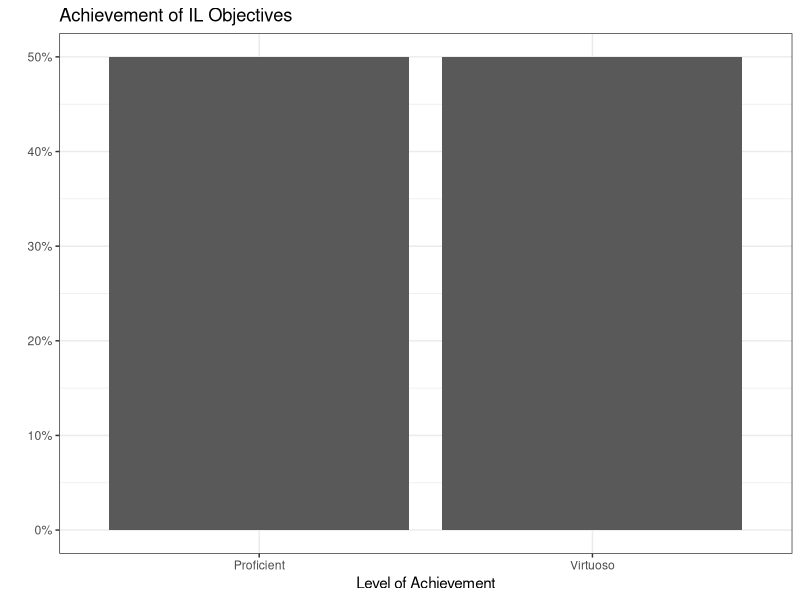
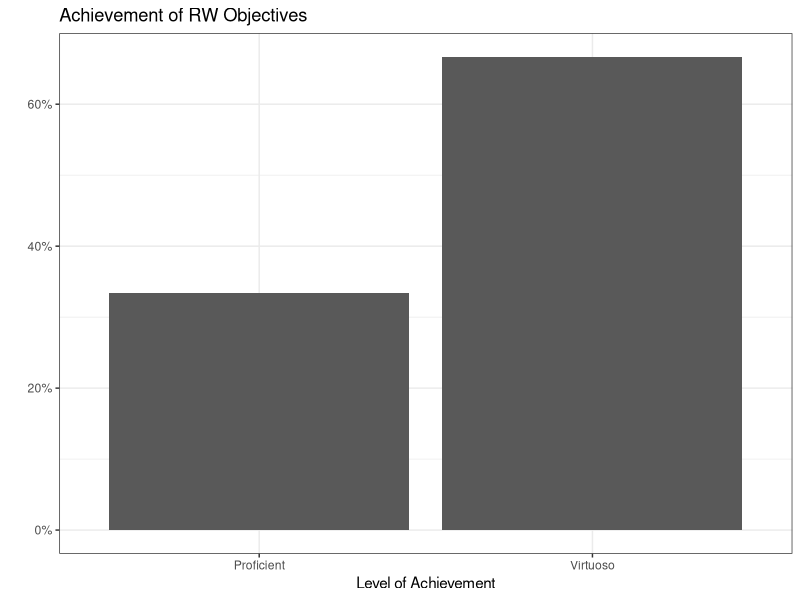
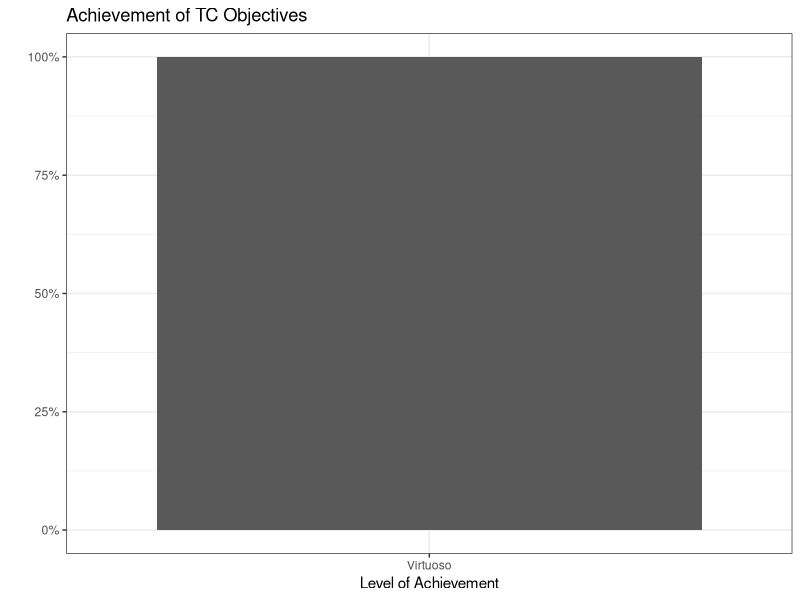
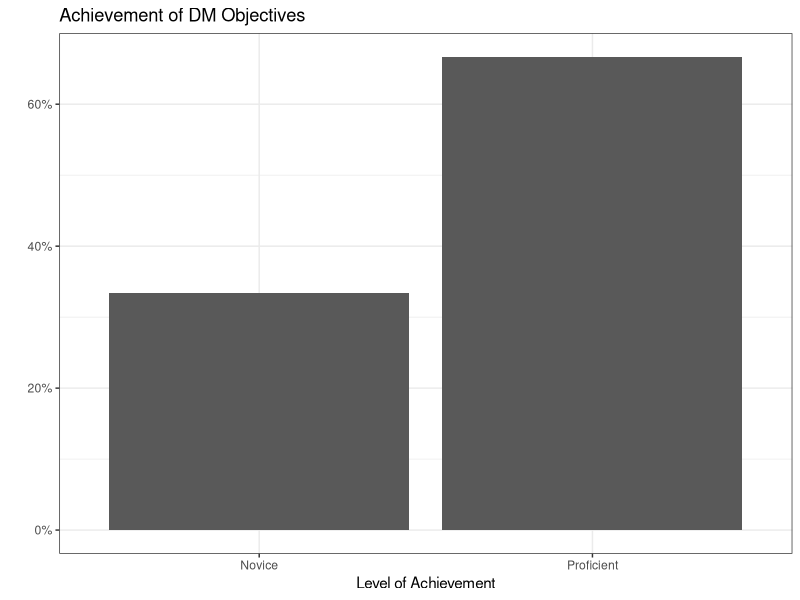
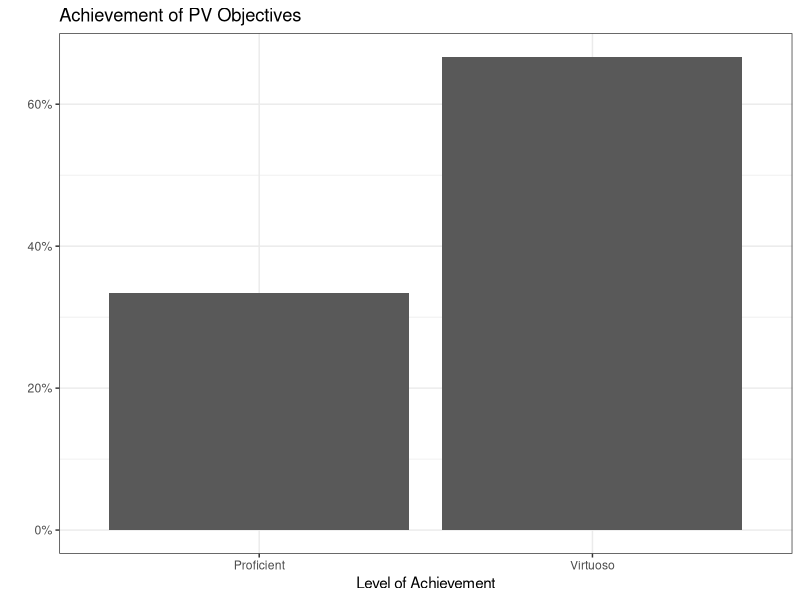
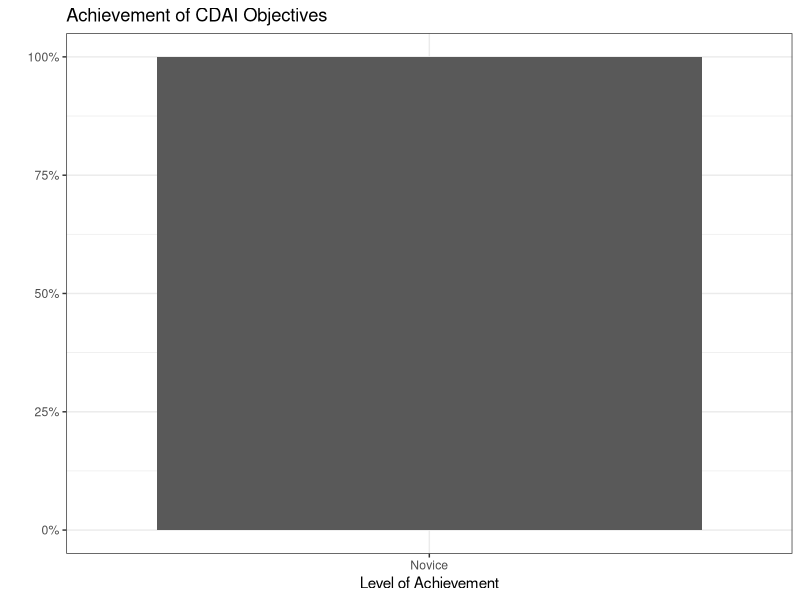
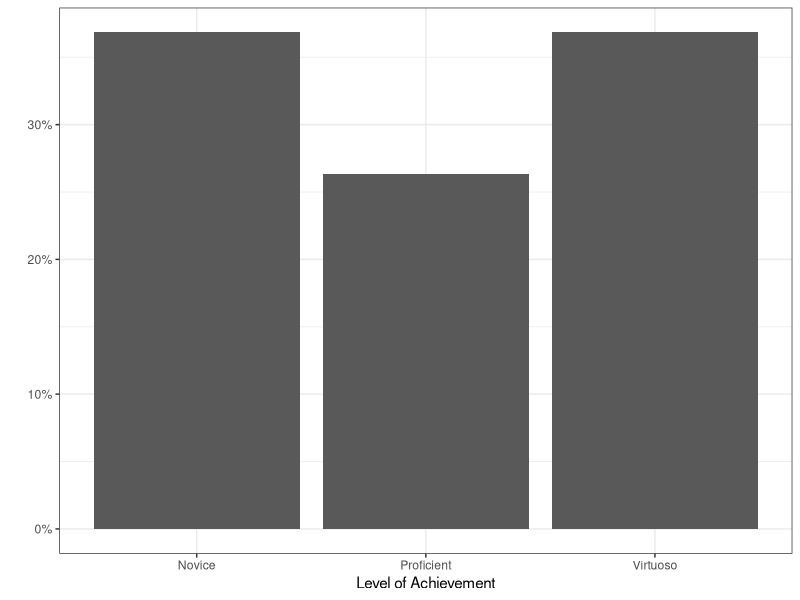

Source code (R) for these figures, in order:
## ---- chunk 1
#| include: false
#| label: packages-portfolio-objectives

library(tidyverse)

portfolio_levels <- tibble(
  Objective = character(), 
  Level = numeric() 
  )

num_to_cat_levels <- function(x){
  case_when(x == 1 ~ "Novice", 
            x == 2 ~ "Proficient",
            x == 3 ~ "Virtuoso")
}
## ---- chunk 2
#| include: false
#| label: IL-1

## Fill in the line below with your self-assigned level for this objective.
## Remember, you have the following levels to choose from:

# 1 = Novice
# 2 = Proficient
# 3 = Virtuoso

my_level <- 2

portfolio_levels <- portfolio_levels %>%
  bind_rows(
    tibble(Objective = "IL-1",
           Level = my_level)
    )
## ---- chunk 3
#| include: false
#| label: IL-2

## Fill in the line below with your self-assigned level for this objective.
my_level <- 3

portfolio_levels <- portfolio_levels %>%
  bind_rows(
    tibble(Objective = "IL-2", 
           Level = my_level)
    )
## ---- chunk 4
#| echo: false
#| label: IL-summary-graph

portfolio_levels %>%
  filter(
    str_extract(Objective, "[A-Z]{2,4}") == "IL"
    ) %>% 
  mutate(
    Level = num_to_cat_levels(Level)
  ) %>%
  ggplot(mapping = aes(x = Level,
                       y = after_stat(count / sum(count))
                       )
         ) +
  geom_bar() +
  labs(x = "Level of Achievement",
       y = "", 
       title = "Achievement of IL Objectives") +
  theme_bw() +
  scale_y_continuous(labels = scales::label_percent())
## ---- chunk 5
#| include: false
#| label: RW-1

my_level <- 3

portfolio_levels <- portfolio_levels %>%
  bind_rows(
    tibble(Objective = "RW-1",
           Level = my_level)
    )
## ---- chunk 6
#| include: false
#| label: RW-2

my_level <- 3

portfolio_levels <- portfolio_levels %>%
  bind_rows(
    tibble(Objective = "RW-2",
           Level = my_level)
    )
## ---- chunk 7
#| include: false
#| label: RW-3

my_level <- 2

portfolio_levels <- portfolio_levels %>%
  bind_rows(
    tibble(Objective = "RW-3",
           Level = my_level)
    )
## ---- chunk 8
#| echo: false
#| label: RW-summary-graph

portfolio_levels %>%
  filter(
    str_extract(Objective, "[A-Z]{2,4}") == "RW"
    ) %>% 
  mutate(
    Level = num_to_cat_levels(Level)
  ) %>%
  ggplot(mapping = aes(x = Level,
                       y = after_stat(count / sum(count))
                       )
         ) +
  geom_bar() +
  labs(x = "Level of Achievement",
       y = "", 
       title = "Achievement of RW Objectives") +
  theme_bw() +
  scale_y_continuous(labels = scales::label_percent())
## ---- chunk 9
#| include: false
#| label: TC-1

my_level <- 3

portfolio_levels <- portfolio_levels %>%
  bind_rows(
    tibble(Objective = "TC-1", 
           Level = my_level)
    )
## ---- chunk 10
#| include: false
#| label: TC-2

my_level <- 3

portfolio_levels <- portfolio_levels %>%
  bind_rows(
    tibble(Objective = "TC-2", 
           Level = my_level)
    )
## ---- chunk 11
#| echo: false
#| label: TC-summary-graph

portfolio_levels %>%
  filter(
    str_extract(Objective, "[A-Z]{2,4}") == "TC"
    ) %>% 
  mutate(
    Level = num_to_cat_levels(Level)
  ) %>%
  ggplot(mapping = aes(x = Level,
                       y = after_stat(count / sum(count))
                       )
         ) +
  geom_bar() +
  labs(x = "Level of Achievement",
       y = "", 
       title = "Achievement of TC Objectives") +
  theme_bw() +
  scale_y_continuous(labels = scales::label_percent())
## ---- chunk 12
#| include: false
#| label: DM-1

my_level <- 2

portfolio_levels <- portfolio_levels %>%
  bind_rows(
    tibble(Objective = "DM-1", 
           Level = my_level)
    )
## ---- chunk 13
#| include: false
#| label: DM-2

my_level <- 2

portfolio_levels <- portfolio_levels %>%
  bind_rows(
    tibble(Objective = "DM-2",
           Level = my_level)
    )
## ---- chunk 14
## Fill in the line below with your self-assigned level for this objective.
my_level <- 1

portfolio_levels <- portfolio_levels %>%
  bind_rows(tibble(Objective = "DM-3", 
                   Level = my_level))
## ---- chunk 15
#| echo: false
#| label: DM-summary-graph

portfolio_levels %>%
  filter(
    str_extract(Objective, "[A-Z]{2,4}") == "DM"
    ) %>% 
  mutate(
    Level = num_to_cat_levels(Level)
  ) %>%
  ggplot(mapping = aes(x = Level,
                       y = after_stat(count / sum(count))
                       )
         ) +
  geom_bar() +
  labs(x = "Level of Achievement",
       y = "", 
       title = "Achievement of DM Objectives") +
  theme_bw() +
  scale_y_continuous(labels = scales::label_percent())
## ---- chunk 16
#| include: false
#| label: PV-1

my_level <- 3

portfolio_levels <- portfolio_levels %>%
  bind_rows(
    tibble(Objective = "PV-1", 
           Level = my_level)
    )
## ---- chunk 17
#| include: false
#| label: PV-2

my_level <- 2

portfolio_levels <- portfolio_levels %>%
  bind_rows(
    tibble(Objective = "PV-2", 
           Level = my_level)
    )
## ---- chunk 18
#| include: false
#| label: PV-3

my_level <- 3

portfolio_levels <- portfolio_levels %>%
  bind_rows(
    tibble(Objective = "PV-3", 
           Level = my_level)
    )
## ---- chunk 19
#| echo: false
#| label: PV-summary-graph

portfolio_levels %>%
  filter(
    str_extract(Objective, "[A-Z]{2,4}") == "PV"
    ) %>% 
  mutate(
    Level = num_to_cat_levels(Level)
  ) %>%
  ggplot(mapping = aes(x = Level,
                       y = after_stat(count / sum(count))
                       )
         ) +
  geom_bar() +
  labs(x = "Level of Achievement",
       y = "", 
       title = "Achievement of PV Objectives") +
  theme_bw() +
  scale_y_continuous(labels = scales::label_percent())
## ---- chunk 20
#| include: false
#| label: CDAI-1

my_level <- 1

portfolio_levels <- portfolio_levels %>%
  bind_rows(
    tibble(Objective = "CDAI-1", 
           Level = my_level)
    )
## ---- chunk 21
#| include: false
#| label: CDAI-2

my_level <- 1

portfolio_levels <- portfolio_levels %>%
  bind_rows(
    tibble(Objective = "CDAI-2", 
           Level = my_level)
    )
## ---- chunk 22
#| include: false
#| label: CDAI-3

my_level <- 1

portfolio_levels <- portfolio_levels %>%
  bind_rows(
    tibble(Objective = "CDAI-3", 
           Level = my_level)
    )
## ---- chunk 23
#| include: false
#| label: CDAI-4

my_level <- 1

portfolio_levels <- portfolio_levels %>%
  bind_rows(
    tibble(Objective = "CDAI-4", 
           Level = my_level)
    )
## ---- chunk 24
#| include: false
#| label: CDAI-5

my_level <- 1

portfolio_levels <- portfolio_levels %>%
  bind_rows(
    tibble(Objective = "CDAI-5", 
           Level = my_level)
    )
## ---- chunk 25
#| include: false
#| label: CDAI-6

my_level <- 1

portfolio_levels <- portfolio_levels %>%
  bind_rows(
    tibble(Objective = "CDAI-6", 
           Level = my_level)
    )
## ---- chunk 26
#| echo: false
#| label: CDAI-summary-graph

portfolio_levels %>%
  filter(
    str_extract(Objective, "[A-Z]{2,4}") == "CDAI"
    ) %>% 
  mutate(
    Level = num_to_cat_levels(Level)
  ) %>%
  ggplot(mapping = aes(x = Level,
                       y = after_stat(count / sum(count))
                       )
         ) +
  geom_bar() +
  labs(x = "Level of Achievement",
       y = "", 
       title = "Achievement of CDAI Objectives") +
  theme_bw() +
  scale_y_continuous(labels = scales::label_percent())
## ---- chunk 27
#| echo: false
#| label: overall-summary-graph

portfolio_levels %>%
  mutate(
    Category = str_extract(Objective, "[A-Z]{2,4}"),
    Level = case_when(Level == 1 ~ "Novice", 
                      Level == 2 ~ "Proficient",
                      Level == 3 ~ "Virtuoso")
  ) %>%
  ggplot(mapping = aes(x = Level,
                       y = after_stat(count / sum(count))
                       )
         ) +
  geom_bar() +
  labs(x = "Level of Achievement",
       y = "") +
  theme_bw() +
  scale_y_continuous(labels = scales::label_percent())
